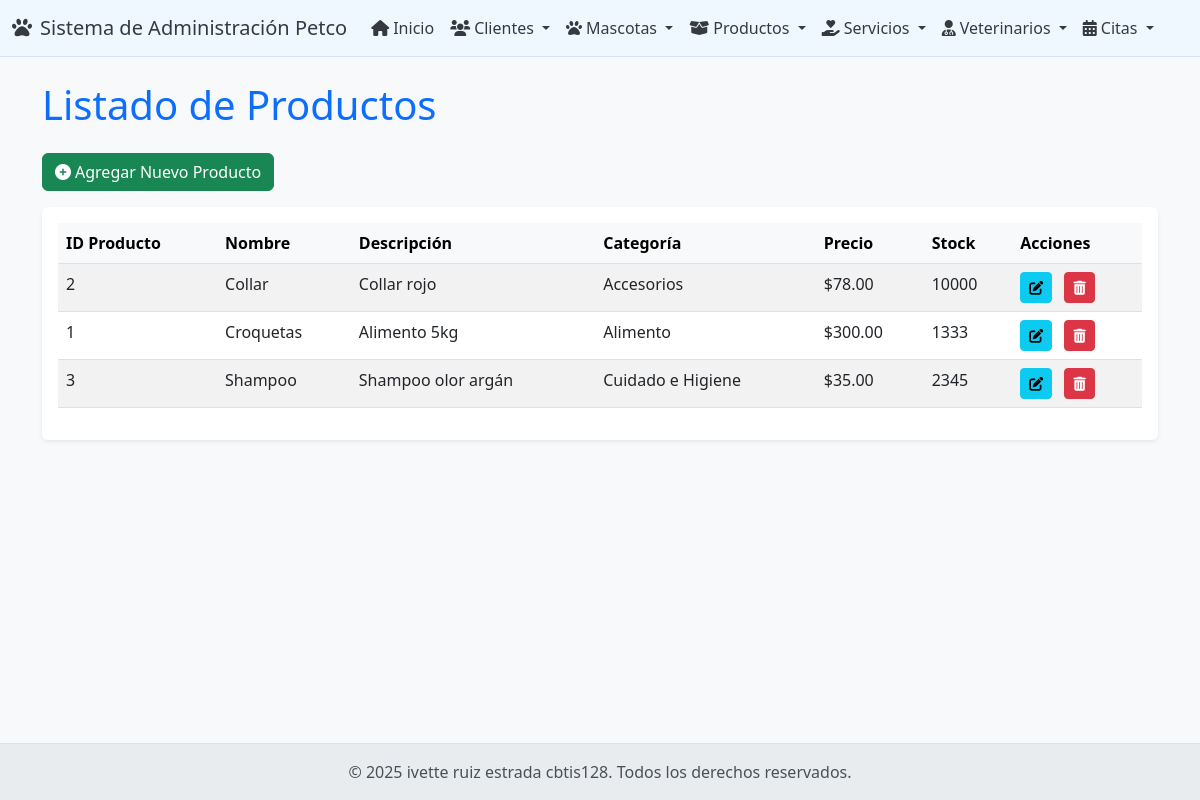
/productos/, run on the app's committed database.
### app_Petco/models.py (models this page shows, shortened)
class Producto(models.Model):
    producto_id = models.AutoField(primary_key=True)
    nombre_producto = models.CharField(max_length=100)
    categoria = models.CharField(max_length=50)
    precio = models.DecimalField(max_digits=10, decimal_places=2)
    stock = models.IntegerField(default=0)
    descripcion = models.TextField(blank=True, null=True)

### app_Petco/views.py (the view)
# urls.py: path('productos/', views.ver_productos, name='ver_productos'),
def ver_productos(request):
    productos = Producto.objects.all().order_by('nombre_producto')
    context = {'productos': productos}
    return render(request, 'producto/ver_productos.html', context)

### app_Petco/templates/producto/ver_productos.html (shortened to what this page needs)
{% extends 'base.html' %}
{% block contenido %}
    <h1 class="mb-4 text-primary">Listado de Productos</h1>
    <a href="{% url 'agregar_producto' %}" class="btn btn-success mb-3"><i class="fas fa-plus-circle me-1"></i>Agregar Nuevo Producto</a>
    {% if productos %}
        <div class="table-responsive bg-white p-3 rounded shadow-sm">
            <table class="table table-striped table-hover">
                <thead class="table-light">
                    <tr>
                        <th>ID Producto</th>
                        <th>Nombre</th>
                        <th>Descripción</th>
                        <th>Categoría</th>
                        <th>Precio</th>
                        <th>Stock</th>
                        <th>Acciones</th>
                    </tr>
                </thead>
                <tbody>
                    {% for producto in productos %}
                        <tr>
                            <td>{{ producto.producto_id }}</td>
                            <td>{{ producto.nombre_producto }}</td>
                            <td>{{ producto.descripcion|default_if_none:"N/A"|truncatechars:50 }}</td>
                            <td>{{ producto.categoria }}</td>
                            <td>${{ producto.precio|floatformat:2 }}</td>
                            <td>{{ producto.stock }}</td>
                            <td>
                                <a href="{% url 'actualizar_producto' producto.producto_id %}" class="btn btn-sm btn-info me-2" title="Editar"><i class="fas fa-edit"></i></a>
                                <a href="{% url 'borrar_producto' producto.producto_id %}" class="btn btn-sm btn-danger" title="Eliminar"><i class="fas fa-trash-alt"></i></a>
                            </td>
                        </tr>
                    {% endfor %}
                </tbody>
            </table>
        </div>
    {% else %}
        <div class="alert alert-info" role="alert">
            No hay productos registrados aún. ¡Empieza agregando uno!
        </div>
    {% endif %}
{% endblock %}

### app_Petco/templates/base.html (style rules this page uses)
body { display: flex; flex-direction: column; min-height: 100vh; background-color: #f8f9fa; }

### data on the page
Producto: producto_id "2", nombre_producto "Collar", descripcion "Collar rojo", categoria "Accesorios", precio "78.00", stock "10000"
Producto: producto_id "1", nombre_producto "Croquetas", descripcion "Alimento 5kg", categoria "Alimento", precio "300.00", stock "1333"
Producto: producto_id "3", nombre_producto "Shampoo", descripcion "Shampoo olor argán", categoria "Cuidado e Higiene", precio "35.00", stock "2345"
